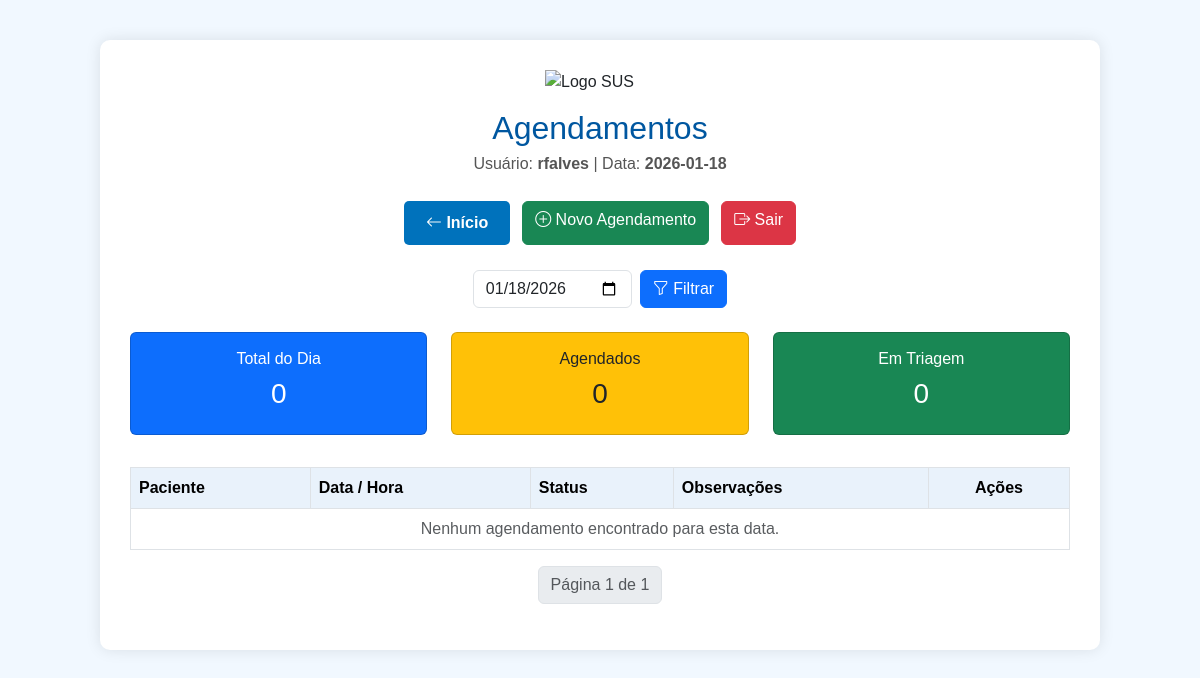
The app's page /agendamento/ (signed in), older data.
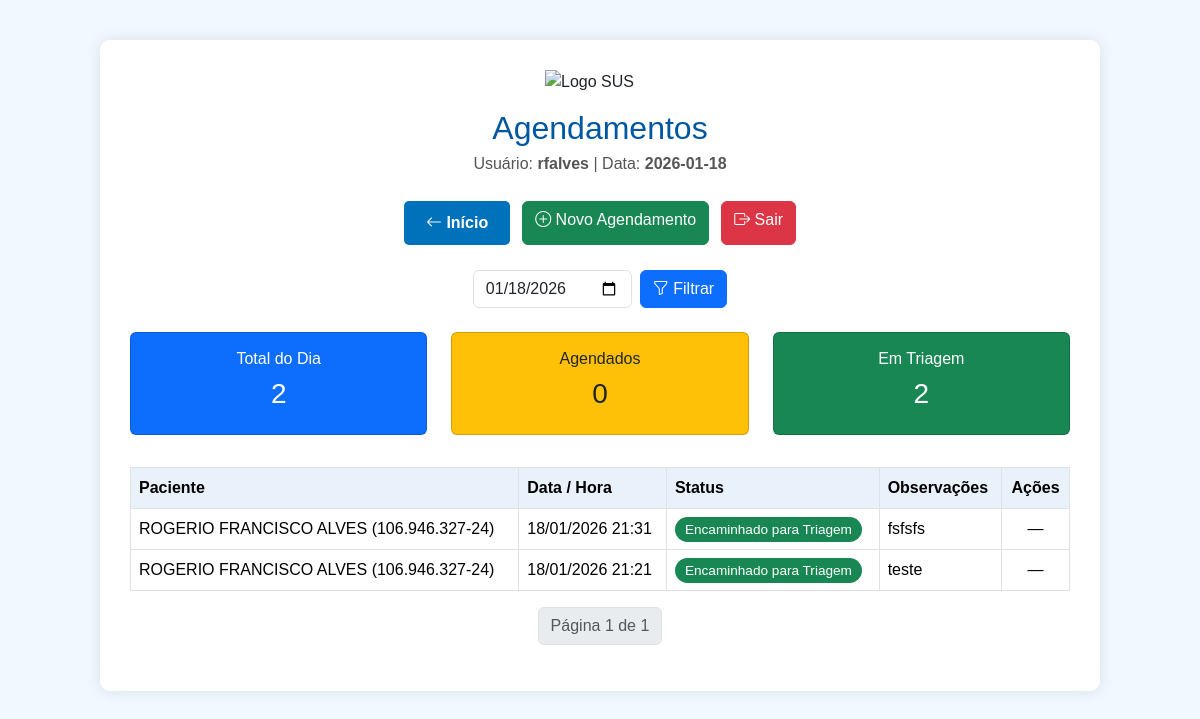
The same page, newer data.
### agendamento/models.py (models this page shows, shortened)
class Agendamento(models.Model):
    STATUS_CHOICES = [
        ('AG', 'Agendado'),
        ('TR', 'Encaminhado para Triagem'),
        ('AT', 'Atendido'),
        ('CN', 'Cancelado'),
    ]
    paciente = models.ForeignKey(Paciente, on_delete=models.CASCADE)
    data_hora = models.DateTimeField()
    encaminhado_por = models.ForeignKey(settings.AUTH_USER_MODEL, on_delete=models.SET_NULL, null=True, blank=True)
    status = models.CharField(max_length=2, choices=STATUS_CHOICES, default='AG')
    observacoes = models.TextField(blank=True, null=True)

### paciente/models.py (models this page shows)
class Paciente(models.Model):
    nome = models.CharField(max_length=100)
    nome_social = models.CharField(max_length=100, blank=True, null=True)
    nome_mae = models.CharField(max_length=100)
    nome_pai = models.CharField(max_length=100, blank=True, null=True)
    cpf = models.CharField(
        max_length=14,
        unique=True,
        validators=[
            RegexValidator(
                r'^\d{3}\.\d{3}\.\d{3}-\d{2}$',
                'CPF inválido! Use XXX.XXX.XXX-XX'
            )
        ]
    )
    data_nascimento = models.DateField()
    SEXO_BIOLOGICO_CHOICES = [
        ('M', 'Masculino'),
        ('F', 'Feminino'),
        ('I', 'Intersexo'),
    ]
    sexo_biologico = models.CharField(max_length=1, choices=SEXO_BIOLOGICO_CHOICES)
    identidade_genero = models.CharField(max_length=50)
    orientacao_sexual = models.CharField(max_length=50)
    NACIONALIDADE_CHOICES = [
        ('BRASILEIRA', 'Brasileira'),
        ('ARGENTINA', 'Argentina'),
        ('BOLIVIANA', 'Boliviana'),
        ('CHILENA', 'Chilena'),
        ('COLOMBIANA', 'Colombiana'),
        ('PARAGUAIA', 'Paraguaia'),
        ('PERUANA', 'Peruana'),
        ('URUGUAIA', 'Uruguaia'),
        ('VENEZUELANA', 'Venezuelana'),
        ('OUTRA', 'Outra'),
    ]
    nacionalidade = models.CharField(
        max_length=20,
        choices=NACIONALIDADE_CHOICES,
        default='BRASILEIRA'
    )
    naturalidade = models.CharField(max_length=100)
    RACA_COR_CHOICES = [
        ('BRANCA', 'Branca'),
        ('PRETA', 'Preta'),
        ('PARDA', 'Parda'),
        ('AMARELA', 'Amarela'),
        ('INDIGENA', 'Indígena'),
    ]
    raca_cor = models.CharField(max_length=10, choices=RACA_COR_CHOICES)
    ESTADO_CIVIL_CHOICES = [
        ('SOLTEIRO', 'Solteiro(a)'),
        ('CASADO', 'Casado(a)'),
        ('DIVORCIADO', 'Divorciado(a)'),
        ('VIUVO', 'Viúvo(a)'),
        ('UNIAO_ESTAVEL', 'União Estável'),
    ]
    estado_civil = models.CharField(max_length=20, choices=ESTADO_CIVIL_CHOICES)
    ESCOLARIDADE_CHOICES = [
        ('SEM_INSTRUCAO', 'Sem instrução'),
        ('FUNDAMENTAL_INCOMPLETO', 'Fundamental incompleto'),
        ('FUNDAMENTAL_COMPLETO', 'Fundamental completo'),
        ('MEDIO_INCOMPLETO', 'Médio incompleto'),
        ('MEDIO_COMPLETO', 'Médio completo'),
        ('SUPERIOR_INCOMPLETO', 'Superior incompleto'),
        ('SUPERIOR_COMPLETO', 'Superior completo'),
        ('POS_GRADUACAO', 'Pós-graduação'),
        ('MESTRADO', 'Mestrado'),
        ('DOUTORADO', 'Doutorado'),
    ]
    escolaridade = models.CharField(max_length=30, choices=ESCOLARIDADE_CHOICES)
    profissao = models.CharField(max_length=50)
    rg = models.CharField(max_length=20)
    orgao_emissor = models.CharField(max_length=10)
    UF_CHOICES = [
        ('AC','AC'), ('AL','AL'), ('AP','AP'), ('AM','AM'),
        ('BA','BA'), ('CE','CE'), ('DF','DF'), ('ES','ES'),
        ('GO','GO'), ('MA','MA'), ('MT','MT'), ('MS','MS'),
        ('MG','MG'), ('PA','PA'), ('PB','PB'), ('PR','PR'),
        ('PE','PE'), ('PI','PI'), ('RJ','RJ'), ('RN','RN'),
        ('RS','RS'), ('RO','RO'), ('RR','RR'), ('SC','SC'),
        ('SP','SP'), ('SE','SE'), ('TO','TO'),
    ]
    uf_rg = models.CharField(max_length=2, choices=UF_CHOICES)
    cep = models.CharField(
        max_length=9,
        validators=[
            RegexValidator(
                r'^\d{5}-\d{3}$',
                'CEP inválido! Use XXXXX-XXX'
            )
        ]
    )
    endereco = models.CharField(max_length=100)
    numero = models.CharField(max_length=10)
    complemento = models.CharField(max_length=50, blank=True, null=True)
    bairro = models.CharField(max_length=50)
    municipio = models.CharField(max_length=50)
    uf = models.CharField(max_length=2, choices=UF_CHOICES)
    ZONA_CHOICES = [
        ('URBANA', 'Urbana'),
        ('RURAL', 'Rural'),
    ]
    zona = models.CharField(max_length=6, choices=ZONA_CHOICES)
    telefone_fixo = models.CharField(
        max_length=15,
        blank=True,
        null=True,
        validators=[
            RegexValidator(
                r'^\(\d{2}\)\s\d{4}-\d{4}$',
                'Telefone inválido! Use (XX) XXXX-XXXX'
            )
        ]
    )
    celular = models.CharField(
        max_length=15,
        validators=[
            RegexValidator(
                r'^\(\d{2}\)\s\d{5}-\d{4}$',
                'Celular inválido! Use (XX) XXXXX-XXXX'
            )
        ]
    )
    whatsapp = models.BooleanField(default=False)
    email = models.EmailField(blank=True, null=True)
    cartao_sus = models.CharField(max_length=18, blank=True, null=True)
    criado_por = models.ForeignKey(
        User,
        on_delete=models.SET_NULL,
        null=True,
        blank=True,
        related_name='pacientes_criados'
    )
    data_criacao = models.DateTimeField(default=timezone.now, editable=False)
    data_atualizacao = models.DateTimeField(auto_now=True)
    def __str__(self):
        return f"{self.nome} ({self.cpf})"

### agendamento/views.py (the view)
# urls.py: path('', views.agendamento_list, name='agendamento_list'),
@login_required
def agendamento_list(request):
    hoje = timezone.localdate()
    data_filtro = request.GET.get('data')
    if data_filtro:
        agendamentos_qs = Agendamento.objects.filter(
            data_hora__date=data_filtro
        )
        data_template = data_filtro
    else:
        agendamentos_qs = Agendamento.objects.filter(
            data_hora__date=hoje
        )
        data_template = hoje.strftime('%Y-%m-%d')
    agendamentos_qs = agendamentos_qs.order_by('-data_hora')
    status_dict = dict(Counter(ag.status for ag in agendamentos_qs))
    total_agendamentos = agendamentos_qs.count()
    paginator = Paginator(agendamentos_qs, 10)
    page_number = request.GET.get('page')
    agendamentos = paginator.get_page(page_number)
    return render(request, 'agendamento_list.html', {
        'agendamentos': agendamentos,
        'total_agendamentos': total_agendamentos,
        'status_dict': status_dict,
        'data_filtro': data_template,
    })

### agendamento/templates/agendamento_list.html (shortened to what this page needs)
<!DOCTYPE html>
<html lang="pt-br">
<head>
<link rel="stylesheet" href="https://cdn.jsdelivr.net/npm/bootstrap@5.3.2/dist/css/bootstrap.min.css">
<link rel="stylesheet" href="https://cdn.jsdelivr.net/npm/bootstrap-icons@1.10.5/font/bootstrap-icons.css">
</head>
<body>
<div class="container">
<img src="https://www.gov.br/saude/pt-br/composicao/secretarias/saps/logos/logo-sus.png" class="logo" alt="Logo SUS">
    <h2>Agendamentos</h2>
    <div class="subtitulo">
        Usuário: <strong>{{ user.username }}</strong> |
        Data: <strong>{{ data_filtro }}</strong>
    </div>
    <div class="button-group">
        <a href="../recepcao" class="btn-padrao">
            <i class="bi bi-arrow-left"></i> Início
        </a>
        <a href="{% url 'agendamento_create' %}" class="btn btn-success">
            <i class="bi bi-plus-circle"></i> Novo Agendamento
        </a>
        <a href="{% url 'logout' %}" class="btn btn-danger">
            <i class="bi bi-box-arrow-right"></i> Sair
        </a>
    </div>
    <form method="get" class="row g-2 justify-content-center mb-4">
        <div class="col-auto">
            <input type="date" name="data" value="{{ data_filtro }}" class="form-control">
        </div>
        <div class="col-auto">
            <button type="submit" class="btn btn-primary">
                <i class="bi bi-funnel"></i> Filtrar
            </button>
        </div>
    </form>
    <div class="row mb-4 text-center">
        <div class="col-md-4 mb-2">
            <div class="card bg-primary text-white p-3">
                <h6>Total do Dia</h6>
                <h3>{{ total_agendamentos }}</h3>
            </div>
        </div>
        <div class="col-md-4 mb-2">
            <div class="card bg-warning text-dark p-3">
                <h6>Agendados</h6>
                <h3>{{ status_dict.AG|default:0 }}</h3>
            </div>
        </div>
        <div class="col-md-4 mb-2">
            <div class="card bg-success text-white p-3">
                <h6>Em Triagem</h6>
                <h3>{{ status_dict.TR|default:0 }}</h3>
            </div>
        </div>
    </div>
    <table class="table table-bordered table-hover">
        <thead>
            <tr>
                <th>Paciente</th>
                <th>Data / Hora</th>
                <th>Status</th>
                <th>Observações</th>
                <th class="text-center">Ações</th>
            </tr>
        </thead>
        <tbody>
        {% for agendamento in agendamentos %}
            <tr class="{% if agendamento.status == 'TR' %}triagem{% endif %}">
                <td>{{ agendamento.paciente }}</td>
                <td>{{ agendamento.data_hora|date:"d/m/Y H:i" }}</td>
                <td>
                    <span class="status-badge status-{{ agendamento.status }}">
                        {{ agendamento.get_status_display }}
                    </span>
                </td>
                <td>{{ agendamento.observacoes|default:"—" }}</td>
                <td class="text-center">
                    {% if agendamento.status != 'TR' %}
                        <a href="{% url 'enviar_triagem' agendamento.id %}" class="btn btn-warning btn-sm">
                            <i class="bi bi-arrow-repeat"></i> Triagem
                        </a>
                    {% else %}
                        —
                    {% endif %}
                </td>
            </tr>
        {% empty %}
            <tr>
                <td colspan="5" class="text-center text-muted">
                    Nenhum agendamento encontrado para esta data.
                </td>
            </tr>
        {% endfor %}
        </tbody>
    </table>
    <nav>
        <ul class="pagination justify-content-center">
            <li class="page-item disabled">
                <span class="page-link">
                    Página {{ agendamentos.number }} de {{ agendamentos.paginator.num_pages }}
                </span>
            </li>
        </ul>
    </nav>
</div>
</body>
</html>

Row changes from the older to the newer data that the page shows:
now on this page (row edited): Agendamento: paciente "ROGERIO FRANCISCO ALVES (106.946.327-24)", data_hora "18/01/2026 21:31", status "Encaminhado para Triagem", observacoes "fsfsfs"
now on this page (row edited): Agendamento: paciente "ROGERIO FRANCISCO ALVES (106.946.327-24)", data_hora "18/01/2026 21:21", status "Encaminhado para Triagem", observacoes "teste"
Text that changed along with them:
{{ total_agendamentos }}: "0" → "2"
{{ status_dict.TR|default:0 }}: "0" → "2"
text no longer shown: "Nenhum agendamento encontrado para esta data."
